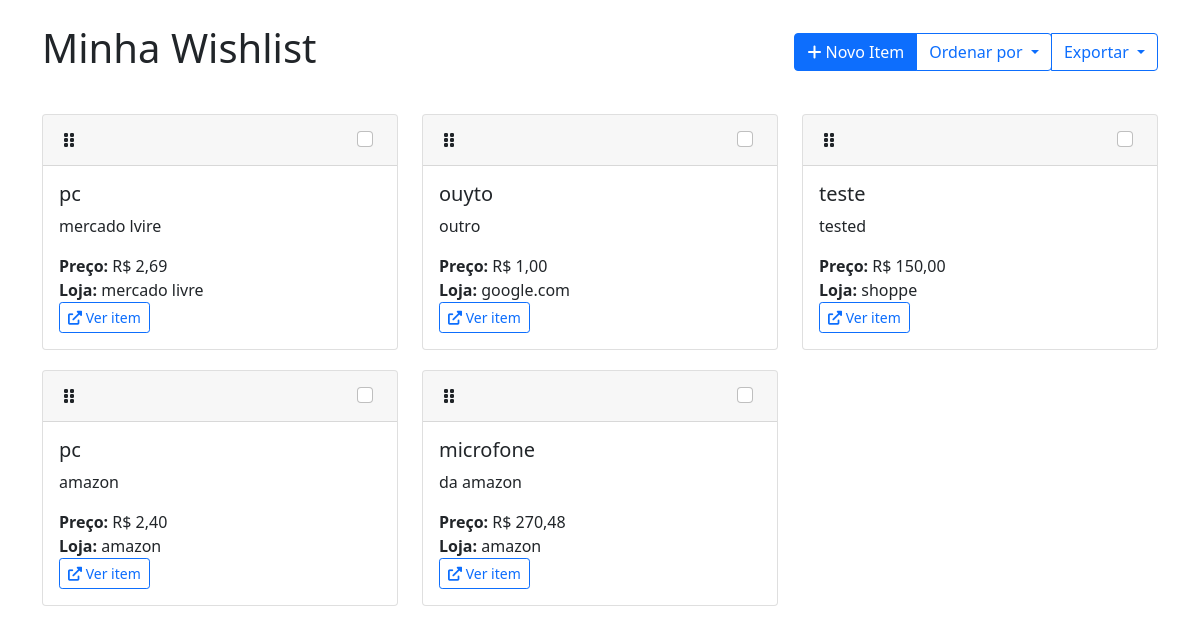
/, run on an earlier commit of the app's database.
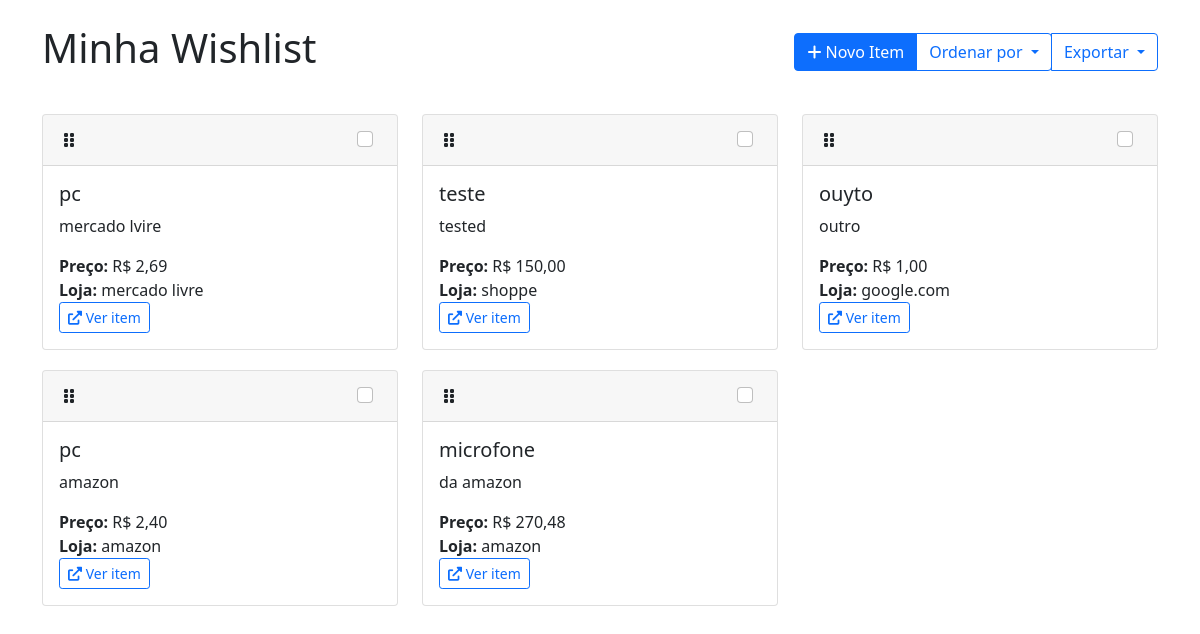
And on a later commit of the database.
### apps/wishlist/models.py (models this page shows, shortened)
class WishlistItem(models.Model):
    nome = models.CharField(max_length=200)
    descricao = models.TextField(blank=True)
    preco = models.DecimalField(max_digits=10, decimal_places=2)
    link = models.URLField()
    loja = models.CharField(max_length=100, blank=True)
    status = models.CharField(
        max_length=20,
        choices=[
            ('pendente', 'Pendente'),
            ('em_analise', 'Em Análise'),
            ('comprado', 'Comprado')
        ],
        default='pendente'
    )
    data_adicao = models.DateTimeField(auto_now_add=True)
    ordem_personalizada = models.IntegerField(default=0)
    class Meta:
        ordering = ['ordem_personalizada', 'nome']

### apps/wishlist/views.py (the view)
# urls.py: path('', views.index, name='index'),
def index(request):
    order_by = request.GET.get('order_by', 'ordem_personalizada')
    items = WishlistItem.objects.all().order_by(order_by)
    return render(request, 'wishlist/index.html', {'items': items})

### templates/wishlist/index.html (shortened to what this page needs)
<!DOCTYPE html>
<html lang="pt-br">
<head>
    <link href="https://cdn.jsdelivr.net/npm/bootstrap@5.1.3/dist/css/bootstrap.min.css" rel="stylesheet">
    <link rel="stylesheet" href="https://cdnjs.cloudflare.com/ajax/libs/font-awesome/6.0.0/css/all.min.css">
</head>
<body>
    <div class="container mt-4">
        <div class="d-flex justify-content-between align-items-center mb-4">
            <h1>Minha Wishlist</h1>
            <div class="btn-group">
                <button class="btn btn-primary" data-bs-toggle="modal" data-bs-target="#addItemModal">
                    <i class="fas fa-plus"></i> Novo Item
                </button>
                <button class="btn btn-outline-primary dropdown-toggle" data-bs-toggle="dropdown">
                    Ordenar por
                </button>
                <button class="btn btn-outline-primary dropdown-toggle" data-bs-toggle="dropdown">
                    Exportar
                </button>
            </div>
        </div>
        <div id="wishlist-items" class="row">
            {% for item in items %}
            <div class="col-md-6 col-lg-4 item-card" data-id="{{ item.id }}">
                <div class="card">
                    <div class="card-header d-flex justify-content-between align-items-center">
                        <span class="drag-handle"><i class="fas fa-grip-vertical"></i></span>
                        <div class="form-check">
                            <input type="checkbox" class="form-check-input" {% if item.status == 'comprado' %}checked{% endif %}
                                onchange="updateStatus({{ item.id }}, this.checked)">
                        </div>
                    </div>
                    <div class="card-body">
                        <h5 class="card-title">{{ item.nome }}</h5>
                        <p class="card-text">{{ item.descricao }}</p>
                        <p class="card-text">
                            <strong>Preço:</strong> R$ {{ item.preco }}<br>
                            <strong>Loja:</strong> {{ item.loja }}<br>
                            <a href="{{ item.link }}" target="_blank" class="btn btn-sm btn-outline-primary">
                                <i class="fas fa-external-link-alt"></i> Ver item
                            </a>
                        </p>
                    </div>
                </div>
            </div>
            {% endfor %}
        </div>
    </div>
</body>
</html>

What changed in the data, as far as the page shows it:
changed WishlistItem "teste": moves up the list
